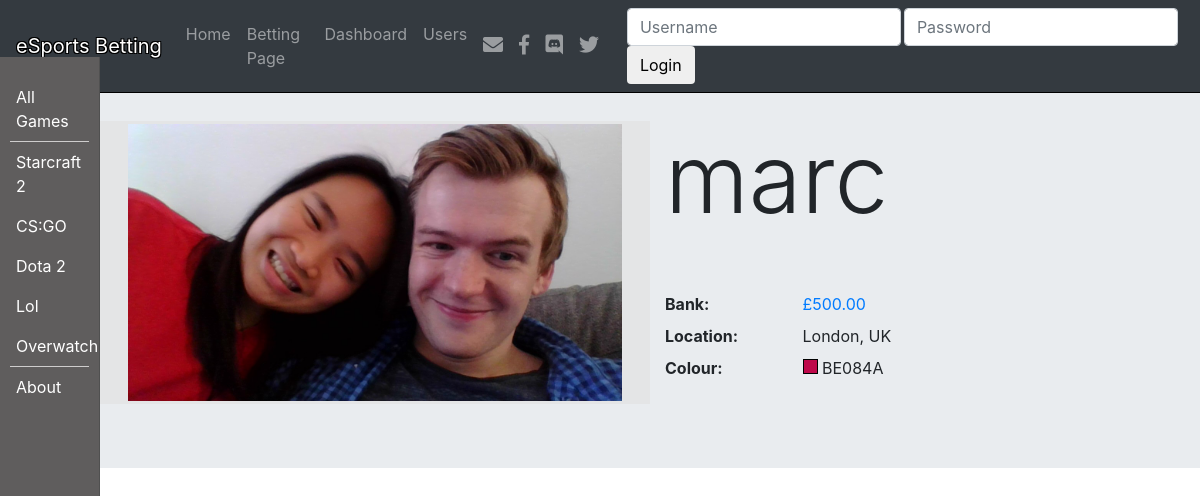
/profiles/public/marc/, run on an earlier commit of the app's database.
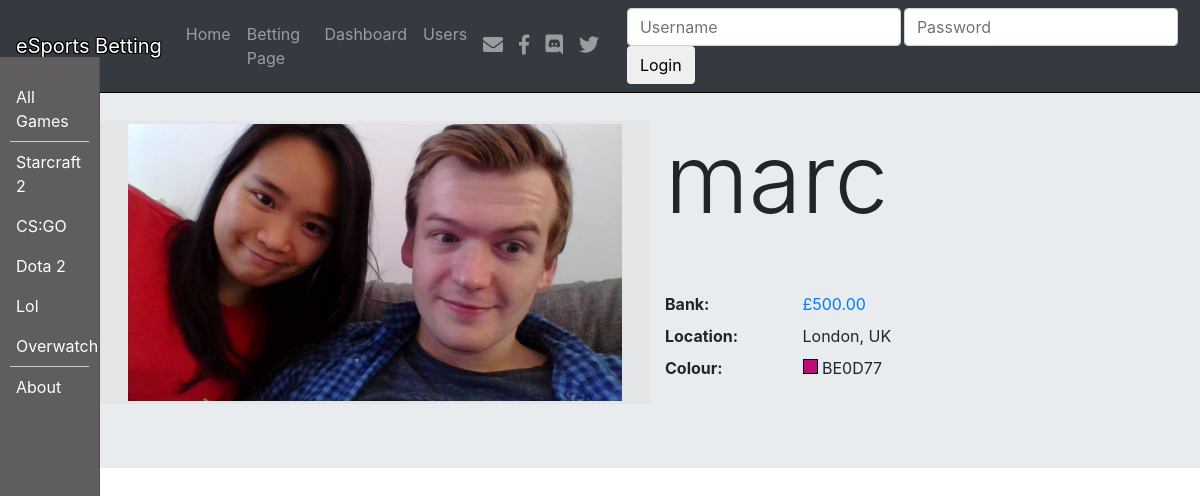
And on a later commit of the database.
### profiles/models.py (models this page shows, shortened)
class Profile(models.Model):
    user = models.OneToOneField(User, on_delete=models.PROTECT)
    location = models.CharField(max_length=120, null=True, blank=True)
    picture = models.ImageField(upload_to=upload_location,null=True,blank=True)
    colour = models.CharField(max_length=7, null=False, blank=False, default="D3D3D3")
    withdrawable_bank = models.DecimalField(max_digits=6, decimal_places=2, default=0)
    non_withdrawable_bank = models.DecimalField(max_digits=6, decimal_places=2, default=0)
    ranking = models.IntegerField(default=0)
    total_number_users = models.IntegerField(default=0, editable=False)
    @property
    def bank(self):
        return self.withdrawable_bank + self.non_withdrawable_bank

### profiles/views.py (the view)
# urls.py: path('public/<username>/', views.profile_public, name='profile-public'),
def profile_public(request, username):
    user = get_object_or_404(User, username=username)
    profile, created = Profile.objects.get_or_create(user=user)
    qs = user.bet_set.all().order_by('game__game_date')
    qs = qs.exclude(game__status='finished_confirmed')
    context = {
        "profile":profile,
        "qs":qs,
    }
    return render(request, "profiles/profile_public.html", context)

### profiles/templates/profiles/profile_public.html (shortened to what this page needs)
{% extends "base.html" %}
{% load crispy_forms_tags %}
{% load static %}
{% block jumbotron %}
<div class="jumbotron jumbotron-fluid" id="jumbo">
    <div class="container">
    <div class="row">
    <div class="col-md-6" style="background-color: #e4e5e6;">
        {%  if profile.picture %}
            <img src="{{ profile.picture.url }}"/>
        {% endif %}
    </div>
    <div class="col-md-6">
        <h1 class="display-1">{{ profile.user }}</h1><br><br>
        <dl class="row">
          <dt class="col-sm-3">Bank:</dt>
          <dd class="col-sm-9">
              <a href="#"
                  data-toggle="modal"
                  data-target="#myModal"
                  data-toggle="tooltip"
                  data-placement="right"
                  title="Click for further Breakdown">
                    £{{ profile.bank }}
              </a>
          </dd>
          <dt class="col-sm-3">Location:</dt>
          <dd class="col-sm-9">{{ profile.location }}</dd>
          <dt class="col-sm-3">Colour:</dt>
          <dd class="col-sm-9">
              <div style="width:15px;height:15px;border:1px solid #000;display: inline-block;background-color: #{{ profile.colour }};"></div>
              {{ profile.colour }}
          </dd>
    </div>
    </div>
    </div>
</div>
{% endblock %}

### templates/base.html (shortened to what this page needs)
{% load staticfiles %}
<!DOCTYPE html>
<html lang="en">
  <head>
    {% include 'head_css.html' %}
  </head>
  <body>
  {% include 'navbar.html' %}
<div class="container-fluid">
    <div class="row">
        {%  include 'sidebar.html' %}
<main class="col-sm-11 offset-sm-1 col-md-11 offset-md-1" style="padding-left: 0; padding-right: 0;">
    {% block jumbotron %}
{% endblock %}
<div class="container home-wide" style="padding-top: 30px">
</div>
</main>
</div>
    </div>
  </body>
</html>

### templates/head_css.html (shortened to what this page needs)
{% load staticfiles %}
<link rel="stylesheet" href="https://stackpath.bootstrapcdn.com/bootstrap/4.1.1/css/bootstrap.min.css">
<link rel="stylesheet" href="https://use.fontawesome.com/releases/v5.1.0/css/all.css">
     <link href="{% static 'css/custom.css' %}" rel="stylesheet">

### templates/navbar.html
{% load static %}
{% url 'home' as home %}
{% url 'userBetting:index' as betting_index %}
{% url 'profiles:profile-list' as profile_list %}
{% url 'profiles:profile' as profile %}
<nav class="navbar navbar-expand-md navbar-dark bg-dark fixed-top" style="z-index:1; ">
      <a class="navbar-brand strokeme" href="#">eSports Betting</a>
      <div class="collapse navbar-collapse" id="navbarCollapse">
            <ul class="navbar-nav mr-auto">
                  <li class="nav-item {% ifequal  request.get_full_path home %} active {% endifequal %}">
                    <a class="nav-link" href="{% url 'home' %}">Home <span class="sr-only">(current)</span></a>
                  </li>
                  <li class="nav-item {% ifequal  request.get_full_path betting_index %} active {% endifequal %}">
                    <a class="nav-link" href="{% url 'userBetting:index' %}">Betting Page</a>
                  </li>
                  <li class="nav-item {% ifequal  request.get_full_path profile %} active {% endifequal %}">
                    <a class="nav-link" href="{% url 'profiles:profile' %}">Dashboard</a>
                  </li>
                  <li class="nav-item {% ifequal  request.get_full_path profile_list %} active {% endifequal %}">
                    <a class="nav-link" href="{% url 'profiles:profile-list' %}">Users</a>
                  </li>
            </ul>
            <ul class="navbar-nav ml-auto" style="margin-right: 20px;">
                  <li class="nav-link">
                    <i class="fas fa-envelope" s style="font-size: 20px;"></i>
                  </li>
                  <li class="nav-link">
                    <i class="fab fa-facebook-f" s style="font-size: 20px;"></i>
                  </li>
                  <li class="nav-link">
                    <i class="fab fa-discord" s style="font-size: 20px;"></i>
                  </li>
                  <li class="nav-link">
                    <i class="fab fa-twitter" s style="font-size: 20px;"></i>
                  </li>
            </ul>
            <form class="form-inline mt-2 mt-md-0 navbar-nav" method='POST' action='{% url "auth_login" %}'>{% csrf_token %}
                {% if not request.user.is_authenticated and not "/accounts/login" in request.get_full_path %}
                    <div class='form-group' style="margin-right: 3px;">
                        <input type='text' class='form-control' name='username' placeholder='Username' />
                    </div>
                    <div class='form-group' style="margin-right: 3px;">
                        <input type='password' class='form-control' name='password' placeholder='Password' />
                    </div>
                    <button type='submit' class='btn btn-default'>Login</button>
                {% else %}
                    <a class="nav-link" href="{% url 'auth_logout' %}">logout</a>
                {% endif %}
            </form>
      </div>
</nav>

### templates/bank_modal.html (shortened to what this page needs)
{% load static %}

### templates/sidebar.html (shortened to what this page needs)
{% load static %}
{% url 'userBetting:index' as index %}
 <nav class="col-sm-1 col-md-1 d-none d-sm-block bg-faded sidebar">
          <ul class="nav nav-pills flex-column">
            <li class="nav-item">
              <a class="nav-link{% ifequal query 'Betting Page'%} active {% endifequal %}" href="{% url 'userBetting:index' %}">All Games<span class="sr-only">(current)</span></a>
            </li>
            <li class="sidenav-divider">
            </li>
            <li class="nav-item">
              <a class="nav-link {% ifequal query 'SC2'%} active {%  endifequal %}" href="{% url 'userBetting:index' %}?q=SC2">Starcraft 2</a>
            </li>
            <li class="nav-item">
              <a class="nav-link {% ifequal query 'CSGO'%} active {%  endifequal %}" href="{% url 'userBetting:index' %}?q=CSGO">CS:GO</a>
            </li>
            <li class="nav-item">
              <a class="nav-link {% ifequal query 'Dota'%} active {%  endifequal %}" href="{% url 'userBetting:index' %}?q=Dota">Dota 2</a>
            </li>
            <li class="nav-item">
              <a class="nav-link {% ifequal query 'LOL'%} active {%  endifequal %}" href="{% url 'userBetting:index' %}?q=LOL">Lol</a>
            </li>
            <li class="nav-item">
              <a class="nav-link {% ifequal query 'Overwatch'%} active {%  endifequal %}" href="{% url 'userBetting:index' %}?q=Overwatch">Overwatch</a>
            </li>
            <li class="sidenav-divider">
            </li>
            <li class="nav-item">
              <a class="nav-link" href="#">About</a>
            </li>
          </ul>
        </nav>

### templates/javascript.html (shortened to what this page needs)
{% load staticfiles %}

### static/css/custom.css (style rules this page uses)
.home-wide { max-width: 1400px; }
.jumbotron { margin-bottom: 0; }
body { padding-top: 57px; }
.navbar { border-bottom:1px solid #000; }
.strokeme { color: white !important; text-shadow: -1px -1px 0 #000, 1px -1px 0 #000, -1px 1px 0 #000, 1px 1px 0 #000; }
.sidebar { position: fixed; top: 57px; bottom: 0; left: 0; z-index: 1000; padding: 20px; overflow-x: hidden; overflow-y: auto; border-right: 1px solid #eee; }
.sidebar { padding-left: 0; padding-right: 0; }
.sidebar .nav { margin-bottom: 20px; }
.sidebar .nav-item { width: 100%; }
.sidebar .nav-item + .nav-item { margin-left: 0; }
.sidebar .nav-link { border-radius: 0; }
.sidenav-divider { background-color: #cecdcd; height: 1px; margin-left: 10px; margin-right: 10px; }
.bg-faded { background-color: #5f5d5d; border-right: 1px solid #505050; }
.nav-pills .nav-item .nav-link { color: white; }

### profiles/templates/profiles/profile_public.html (style rules this page uses)
img { max-height: 98%; max-width: 98%; width: auto; height: auto; position: absolute; top: 0; bottom: 0; left: 0; right: 0; margin: auto; }

What changed in the data, as far as the page shows it:
changed Profile "London, UK": picture: a different picture; colour "BE084A" → "BE0D77"
